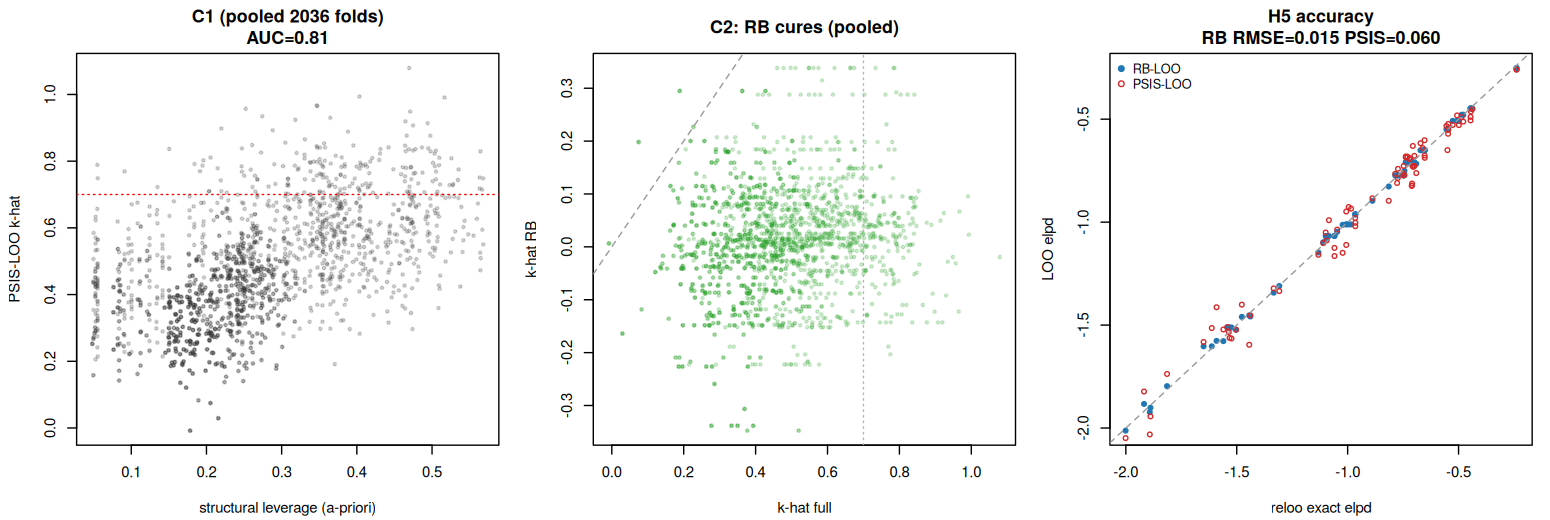

This figure's R source:
# =====================================================================
# Replicate the logistic GLMM to put MCSE on C1/C2/H5. rstanarm (precompiled).
# (project: fibr_sbc)
# =====================================================================
suppressMessages({library(rstanarm); library(loo)})
options(mc.cores=4); set.seed(20)

rb_and_leverage <- function(fit, y, g, J){
  dm<-as.matrix(fit); alpha<-dm[,"(Intercept)"]; sig<-sqrt(dm[,"Sigma[g:(Intercept),(Intercept)]"])
  B<-dm[,paste0("b[(Intercept) g:",1:J,"]")]; S<-length(alpha); N<-length(y)
  lw<-suppressWarnings(loo(fit)); k_full<-lw$diagnostics$pareto_k; e_full<-lw$pointwise[,"elpd_loo"]
  gb<-seq(-10,10,length.out=64); L_rb<-matrix(0,S,N)
  for(i in 1:N){ j<-g[i]; oth<-setdiff(which(g==j),i)
    eta<-outer(alpha,gb,`+`); p<-plogis(eta)
    logp<- -0.5*outer(1/sig^2,gb^2)-outer(log(sig),rep(1,length(gb)))
    if(length(oth)) for(o in oth) logp<-logp+(if(y[o]==1) log(p) else log1p(-p))
    mx<-apply(logp,1,max); w<-exp(logp-mx); w<-w/rowSums(w)
    pred<-rowSums(w*(if(y[i]==1) p else 1-p)); L_rb[,i]<-log(pmax(pred,1e-300)) }
  lr<-suppressWarnings(loo(L_rb,r_eff=rep(1,N))); k_rb<-lr$diagnostics$pareto_k; e_rb<-lr$pointwise[,"elpd_loo"]
  pbar<-plogis(mean(alpha)+colMeans(B)[g]); info<-pbar*(1-pbar); su_h<-mean(sig)
  G_FFj<-sapply(1:J,function(j) sum(info[g==j])+1/su_h^2); h_struct<-info/G_FFj[g]
  list(h_struct=h_struct,k_full=k_full,k_rb=k_rb,e_full=e_full,e_rb=e_rb)
}
sp<-function(a,b) suppressWarnings(cor(a,b,method="spearman"))
auc<-function(s,l){ if(sum(l)==0||sum(l)==length(l)) return(NA); r<-rank(s); (sum(r[l==1])-sum(l==1)*(sum(l==1)+1)/2)/(sum(l==1)*sum(l==0)) }

REPS<-25; RELOO_REPS<-10
c1_rho<-c1_auc<-cured<-mkf<-mkr<-rep(NA,REPS)
poolfold<-list(); acc<-list()
for(r in 1:REPS){
  set.seed(100+r); J<-50; nj<-sample(c(1,1,1,2,2,3),J,replace=TRUE); N<-sum(nj); g<-rep(1:J,nj)
  b<-rnorm(J,0,2.0); y<-rbinom(N,1,plogis(-0.2+b[g])); dat<-data.frame(y=y,g=factor(g))
  fit<-suppressWarnings(stan_glmer(y~1+(1|g),data=dat,family=binomial,chains=4,iter=1000,refresh=0,seed=100+r,adapt_delta=0.95))
  o<-rb_and_leverage(fit,y,g,J)
  bad<-o$k_full>0.7
  c1_rho[r]<-sp(o$h_struct,o$k_full); c1_auc[r]<-auc(o$h_struct,as.numeric(bad))
  cured[r]<-if(any(bad)) mean(o$k_rb[bad]<0.7) else NA
  mkf[r]<-mean(o$k_full); mkr[r]<-mean(o$k_rb)
  poolfold[[r]]<-data.frame(h_struct=o$h_struct,k_full=o$k_full,k_rb=o$k_rb)
  if(r<=RELOO_REPS){ lw<-suppressWarnings(loo(fit)); lg<-suppressWarnings(loo(fit,k_threshold=0.7))
    eg<-lg$pointwise[,"elpd_loo"]; hi<-which(o$k_full>0.7)
    if(length(hi)) acc[[r]]<-data.frame(e_full=o$e_full[hi],e_rb=o$e_rb[hi],e_gold=eg[hi]) }
  cat(sprintf("  rep %2d/%d: k>0.7=%d  C1 rho=%.2f auc=%.2f  cured=%.0f%%\n",
              r,REPS,sum(bad),c1_rho[r],c1_auc[r],100*cured[r]))
}
PF<-do.call(rbind,poolfold); AC<-do.call(rbind,acc)
mc<-function(x) c(mean(x,na.rm=TRUE), sd(x,na.rm=TRUE)/sqrt(sum(is.finite(x))))
rmse<-function(a,b) sqrt(mean((a-b)^2))

cat("\n================ REPLICATED GLMM (mean +/- MCSE over replicates) ================\n")
r1<-mc(c1_rho); a1<-mc(c1_auc); cu<-mc(cured)
cat(sprintf("C1  Spearman(leverage,k_full) = %.3f +/- %.3f   |  AUC(k>0.7) = %.3f +/- %.3f\n", r1[1],r1[2],a1[1],a1[2]))
cat(sprintf("    pooled over %d folds: Spearman=%.3f  AUC=%.3f\n", nrow(PF), sp(PF$h_struct,PF$k_full), auc(PF$h_struct,as.numeric(PF$k_full>0.7))))
cat(sprintf("C2  cured fraction = %.1f%% +/- %.1f%%   (mean k_full %.2f -> k_rb %.2f)\n", 100*cu[1],100*cu[2], mean(mkf), mean(mkr)))
cat(sprintf("    pooled: %d folds with k_full>0.7 ; %d still >0.7 after RB\n", sum(PF$k_full>0.7), sum(PF$k_rb>0.7)))
cat(sprintf("H5  accuracy vs reloo-gold (%d reloo reps, %d high-k folds): RB RMSE=%.3f  PSIS RMSE=%.3f\n",
            RELOO_REPS, nrow(AC), rmse(AC$e_rb,AC$e_gold), rmse(AC$e_full,AC$e_gold)))
saveRDS(list(c1_rho=c1_rho,c1_auc=c1_auc,cured=cured,mkf=mkf,mkr=mkr,PF=PF,AC=AC),"replicate_glmm.rds")

png("replicate_glmm.png",width=1550,height=520,res=135)
par(mfrow=c(1,3),mar=c(4.2,4.3,3,1))
plot(PF$h_struct,PF$k_full,pch=19,col=adjustcolor("#333333",0.2),cex=0.5,xlab="structural leverage (a-priori)",ylab="PSIS-LOO k-hat",
     main=sprintf("C1 (pooled %d folds)\nAUC=%.2f",nrow(PF),auc(PF$h_struct,as.numeric(PF$k_full>0.7))));abline(h=0.7,lty=3,col="red")
plot(PF$k_full,PF$k_rb,pch=19,col=adjustcolor("#2ca02c",0.2),cex=0.5,xlab="k-hat full",ylab="k-hat RB",main="C2: RB cures (pooled)");abline(0,1,lty=2,col="grey60");abline(h=0.7,v=0.7,lty=3,col="grey70")
plot(AC$e_gold,AC$e_rb,pch=19,col="#1f77b4",cex=0.7,xlab="reloo exact elpd",ylab="LOO elpd",main=sprintf("H5 accuracy\nRB RMSE=%.3f PSIS=%.3f",rmse(AC$e_rb,AC$e_gold),rmse(AC$e_full,AC$e_gold)))
points(AC$e_gold,AC$e_full,pch=1,col="#d62728",cex=0.7);abline(0,1,lty=2,col="grey60");legend("topleft",bty="n",cex=0.85,pch=c(19,1),col=c("#1f77b4","#d62728"),legend=c("RB-LOO","PSIS-LOO"))
dev.off();cat("\nWrote figure: replicate_glmm.png\n")
